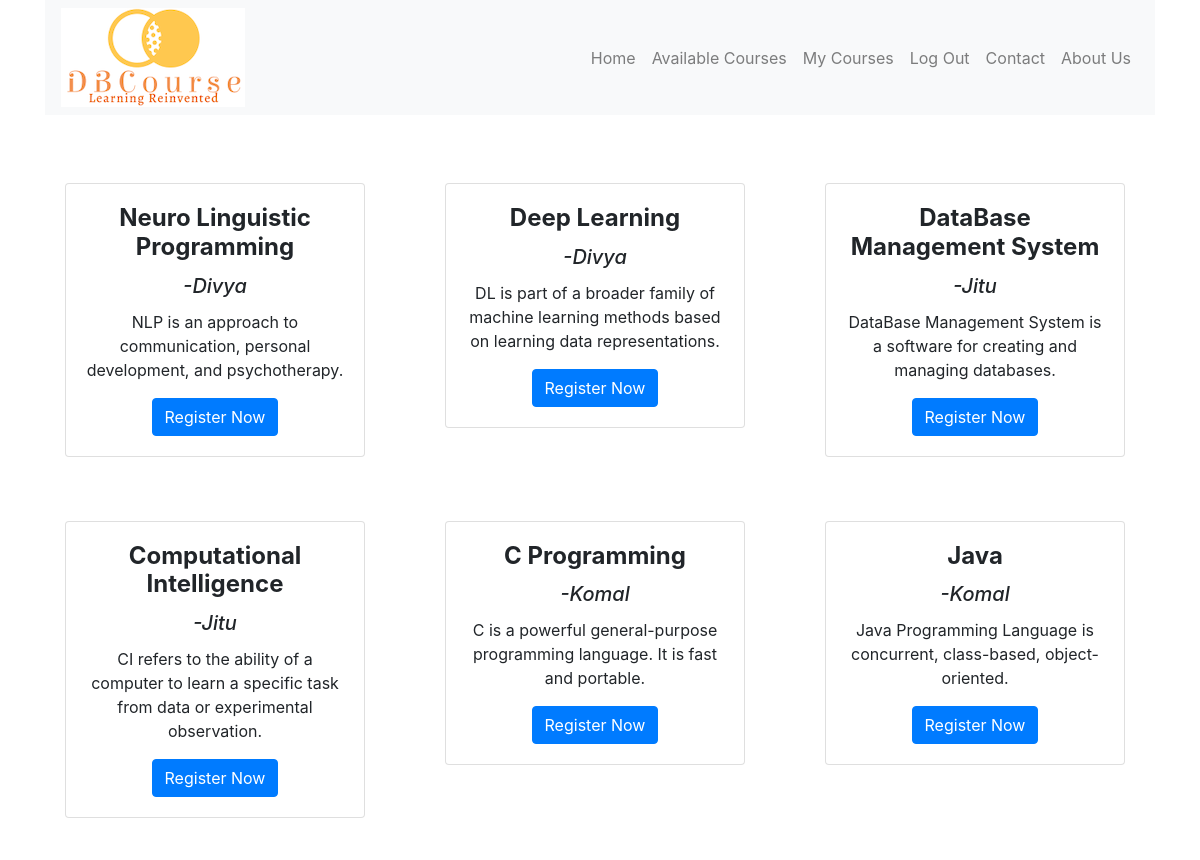
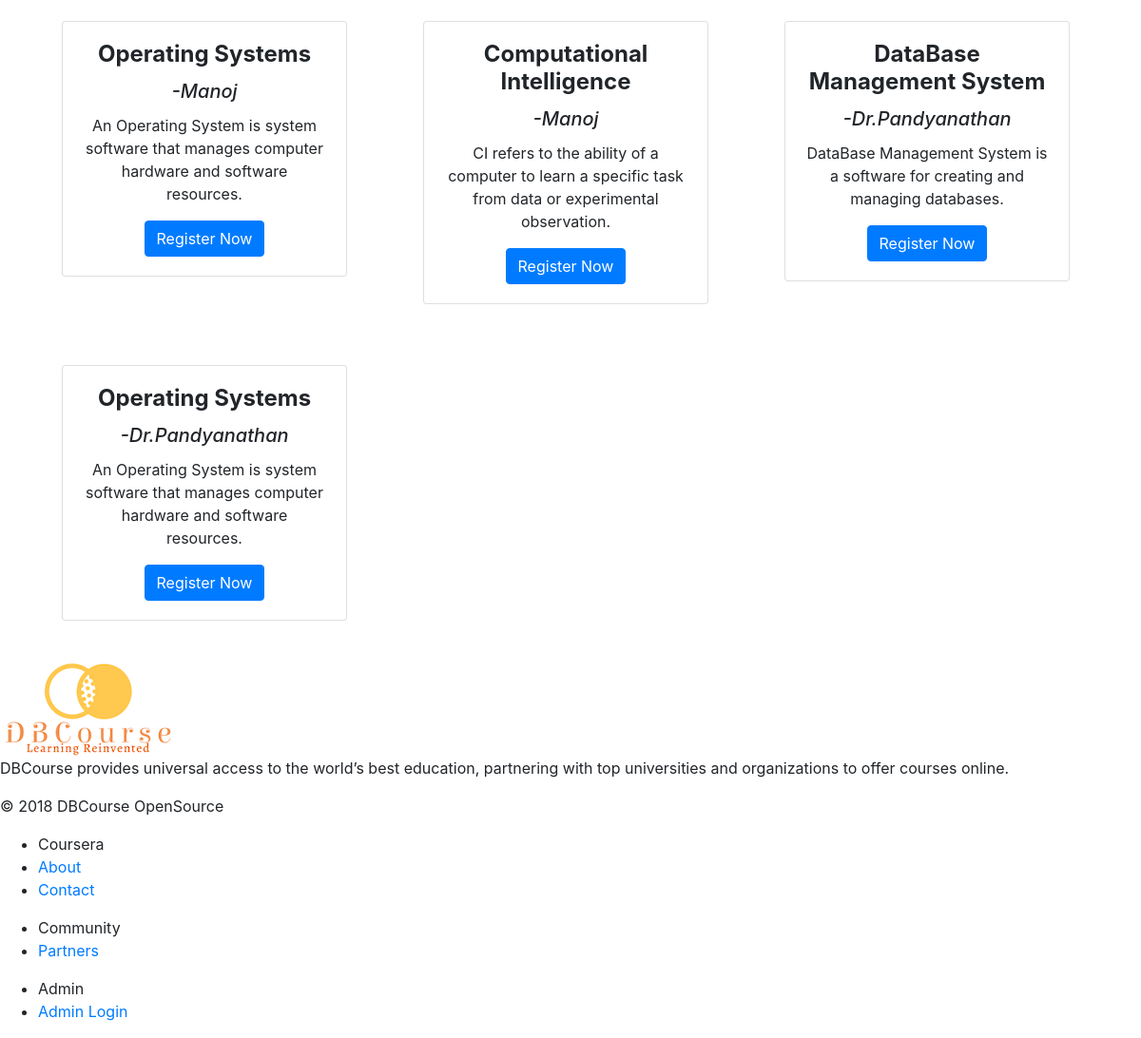
Page /test.php on the committed database (2 pictures, top to bottom).
### tables this page shows
CREATE TABLE `course_list` (
  `c_id` int(11) NOT NULL,
  `c_name` varchar(250) NOT NULL,
  `c_about` varchar(550) NOT NULL
);

CREATE TABLE `fcty_register` (
  `fcty_name` varchar(20) NOT NULL,
  `fcty_email` varchar(30) NOT NULL,
  `fcty_password` varchar(50) NOT NULL,
  `fcty_qualification` varchar(20) NOT NULL,
  `fcty_addr` varchar(100) NOT NULL
);

### test.php (the view, shortened to what this page needs)
<!DOCTYPE html>
<html class="no-js" lang="en">
    <head>
        <link rel='stylesheet' href="https://maxcdn.bootstrapcdn.com/font-awesome/4.7.0/css/font-awesome.min.css">
        <link rel="stylesheet" href="https://cdnjs.cloudflare.com/ajax/libs/font-awesome/4.7.0/css/font-awesome.min.css">
        <link rel="stylesheet" href="css/bootstrap.css">
        <link rel='stylesheet' id='child-theme-css'  href='https://blog.coursera.org/wp-content/themes/coursera-blog/style.css' type='text/css' media='all' />
    </head>
    <body>
        <div class="container">
        <nav class="navbar navbar-expand-lg navbar-light bg-light">
            <div class="logo">
				<a href="index.php"><img src="dbcourse.png" alt="Coursera" /></a>
			</div>
                <div class="collapse navbar-collapse" id="navbarsupportedContent">
                    <ul class="navbar-nav ml-auto">
                        <li class="nev-item">
                            <a class="nav-link" href="stu_home.php">Home</a>
                        </li>
                        <li class="nev-item">
                            <a class="nav-link" href="test.php" > Available Courses</a>
                        </li>
                        <li class="nev-item">
                            <a class="nav-link" href="test1.php" >My Courses</a>
                        </li>
                        <li class="nev-item">
                            <a class="nav-link" href="logout.php">Log Out</a>
                        </li>
                        <li class="nev-item">
                                <a class="nav-link" href="contactus.php">Contact</a>
                            </li>
                        <li class="nev-item">
                                <a class="nav-link" href="about.php">About Us</a>
                            </li>
                    </ul>
                </div>
            </nav>
            <div>
                <div >
                <br /><br />
                <div class="row" >
                <?php
                    include('connection.php');
                    $x=$_SESSION['email'];
                $query = "select c.c_id,c.c_name,c.c_about,a.fcty_name,a.fcty_email from course_list as c,fcty_course as f,fcty_register as a where f.fcty_email=a.fcty_email and c.c_id=f.c_id and c.c_id in (select a.c_id from fcty_course as a where a.c_id not in (select c_id from stu_course where stu_email='$x'))
                ";
                $result = mysqli_query($conn, $query);
                    while($row = mysqli_fetch_array($result))
                {
                     echo '
                          <div class="col">
                    <div class="card mb-4" style="border:0px;">
                  <div class="card-body text-center">
                     <div class="card" style="width:300px">
                                <div class="card-body">
                                       <h4 class="card-title"><b>'.$row['c_name'].'</b></h4>
                                       <h5 class="card-title"><i>'."-".$row['fcty_name'].'</i></h5>
                                       <p class="card-text">'.$row['c_about'].'</p>
                                        <form action="stu_course.php" method="GET" >
                                          <button type="submit" name="submit" class="btn btn-primary" value="'.$row['fcty_email'].",".$row['c_id'].'">Register Now</button>
                                        </form>
                              </div></div></div></div>
                            </div><br><br>
                     ';
               }
                ?>
                </div>
            </div>
            </div>
        </div>
        <footer class="site-footer" itemscope itemtype="https://schema.org/WPFooter">
            <div class="site-footer">
                <div class="inner-wrapper">
                    <div class="info">
                        <div class="logo"><img src="dbcourse.png"/>
                        </div>
                        <p class="about">DBCourse provides universal access to the world’s best education, partnering with top universities and organizations to offer courses online.</p>
                        <p class="copyright">© 2018 DBCourse OpenSource</p>
                    </div>
                    <div class="menu">
                        <ul>
                            <li class="plain">Coursera</li>
                            <li><a href="about.php">About</a></li>
                            <li><a href="contactus.php">Contact</a></li>
                        </ul>
                        <ul>
                            <li class="plain">Community</li>
                            <li><a href="www.nitc.ac.in">Partners</a></li>
                        </ul>
                        <ul>
                            <li class="plain">Admin</li>
                            <li><a href="admin_login.php">Admin Login</a></li>
                        </ul>
                    </div>
                </div>
        </div>
    </footer>
    </body>
</html>

### rows in the picture
course_list: c_name "Neuro Linguistic Programming", fcty_register.fcty_name "Divya", c_about "NLP is an approach to communication, personal development, and psychotherapy."
course_list: c_name "Deep Learning", fcty_register.fcty_name "Divya", c_about "DL is part of a broader family of machine learning methods based on learning data representations."
course_list: c_name "DataBase Management System", fcty_register.fcty_name "Jitu", c_about "DataBase Management System is a software for creating and managing databases.", fcty_register.fcty_name "Dr.Pandyanathan"
course_list: c_name "Computational Intelligence", fcty_register.fcty_name "Jitu", c_about "CI refers to the ability of a computer to learn a specific task from data or experimental observation.", fcty_register.fcty_name "Manoj"
course_list: c_name "C Programming", fcty_register.fcty_name "Komal", c_about "C is a powerful general-purpose programming language. It is fast and portable."
course_list: c_name "Java", fcty_register.fcty_name "Komal", c_about "Java Programming Language is concurrent, class-based, object-oriented."
course_list: c_name "Operating Systems", fcty_register.fcty_name "Manoj", c_about "An Operating System is system software that manages computer hardware and software resources.", fcty_register.fcty_name "Dr.Pandyanathan"
